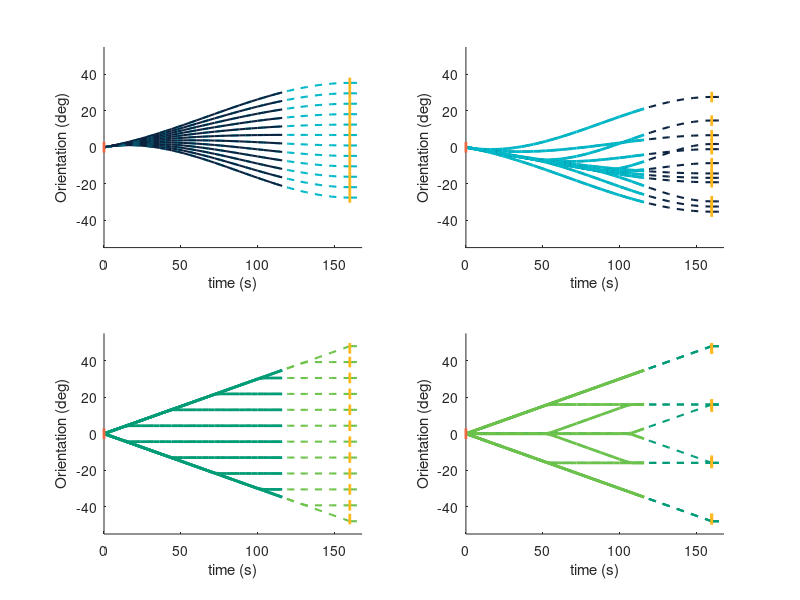

The MATLAB script that drew this image:
nHorizonSteps = 120;
nControlSteps = 40;
nUpdateSteps = 30;
nIterations = 1;
nBranches = 12;
deltaT = 4;
rl = .3;

rn = rl*nControlSteps*deltaT;
tn = linspace(0,1,nControlSteps+1);
%% Part 1 - bezier approach
%  Cubic bezier curves
%   continuous transition

% Starting conditions
gamma_d = rn/2;
gamma_0 = 0;
t_0 = 0;

% Bezier trajectory for normalised time
bc = @(t_n,g0,g1,g2,g3) ...
    (1-t_n).^3*g0 +...
    3*(1-t_n).^2 .* t_n * g1 +...
    3*(1-t_n).* t_n.^2 * g2 +...
    t_n.^3 * g3;

% Derivative of the Bezier trajectory for normalised time
bc_d = @(t_n,g0,g1,g2,g3) ...
    3*(1-t_n).^2  * (g1 - g0)  +...
    6*(1-t_n).* t_n * (g2 - g1) +...
    3*t_n.^2 * (g3 - g2);

% Translation of a opimization value [0,1] into g2
o1_to_g2 = @(o1, g1, rn) (1-o1)*(...
    1/3*( -sqrt( rn^2 + ...
    3*rn * g1)-...
    rn + 3 * g1)) + ...
    o1 * (...
    -1/3*( -sqrt( rn^2 - ...
    3*rn * g1)-...
    rn - 3 * g1));

%% Bezier curve approach with 1 dof
figure
subplot(2,2,1)
hold on



for nI = 1:nIterations
    % generate n seeds
    o1 = linspace(0,1,nBranches);

    for iO = 1:nBranches
        % calculate trajectory
        g2 = o1_to_g2(o1(iO), gamma_d/3, rn);
        tr = bc(tn,0,gamma_d/3,g2,g2) + gamma_0;

        % Plot chosen one
        plot((0:nControlSteps)*deltaT+t_0, tr,'--',"Color",...
            [0 184 200]./255, "LineWidth",1.5)
        plot((nControlSteps:nHorizonSteps)*deltaT+t_0,...
            tr(end)*ones(size(nControlSteps:nHorizonSteps)),'--',"Color",...
            [0 184 200]./255, "LineWidth",1.5)
        plot((0:nUpdateSteps-1)*deltaT+t_0, tr(1:nUpdateSteps),"Color",...
            [12 35 64]./255, "LineWidth",1.5)

        % Add line to mark end of the control horizon.
        plot([nControlSteps, nControlSteps]*deltaT + t_0,...
            [-2.9,2.9]+tr(nControlSteps),...
            "LineWidth",2,"Color",[255,184,28]./255)
    end
    
    % Add line to mark transition between two trajectories.
    plot([t_0, t_0], [-2.9,2.9]+gamma_0,...
        "LineWidth",2,"Color",[237,104,66]./255)
end
hold off
xlabel('time (s)')
ylabel('Orientation (deg)')
hold off
xlim([0,(nControlSteps+2)*deltaT])
ylim([-55,55])
clear bc bc_d g2 gamma_0 gamma_d iO nI o1_to_g2 

%% Bezier curve approach with 1 dof & time offset
% Starting conditions
gamma_d = -rn/2;
gamma_0 = 0;
t_0 = 0;

% Bezier trajectory for normalised time
bc = @(t_n,g0,g1,g2,g3) ...
    (1-t_n).^3*g0 +...
    3*(1-t_n).^2 .* t_n * g1 +...
    3*(1-t_n).* t_n.^2 * g2 +...
    t_n.^3 * g3;

% Derivative of the Bezier trajectory for normalised time
bc_d = @(t_n,g0,g1,g2,g3) ...
    3*(1-t_n).^2  * (g1 - g0)  +...
    6*(1-t_n).* t_n * (g2 - g1) +...
    3*t_n.^2 * (g3 - g2);

% Translation of a opimization value [0,1] into g2
o1_to_g2 = @(o1, g1, rn) (1-o1)*(...
    1/3*( -sqrt( rn^2 + ...
    3*rn * g1)-...
    rn + 3 * g1)) + ...
    o1 * (...
    -1/3*( -sqrt( rn^2 - ...
    3*rn * g1)-...
    rn - 3 * g1));

% Calculation of the minimum time
%t_cn = @(g_d,r_n) min(abs(g_d)/r_n,1);

% Calculation of the start time
t_sn = @(g_d,r_n,o_t) o_t * (1 - min(abs(g_d)/r_n,1));

% new rate limit, based on time window
r_nstar = @(r_n,t_cn) r_n * t_cn;

% new angle based on time window
g_dstar = @(g_dn,t_cn) g_dn * t_cn; 


%% Plot BC w 1 dof & time offset
% figure

subplot(2,2,2)
hold on

for nI = 1:nIterations
    % generate n seeds
%     o1 = rand(nBranches,1); % t_so
%     o2 = rand(nBranches,1); % g_so
    fB = factor(nBranches);
    [o1,o2] = meshgrid(linspace(0,1,fB(end)),linspace(0,1,prod(fB(1:end-1)))); % t_so% g_so

    for iO = 1:nBranches
        % Calculate start time & rescale rate limit and angle
        tsn = t_sn(gamma_d,rn,o1(iO));
        % Scale tsn such that it aligns with resolution of time steps
        tsn = tsn - mod(tsn,1/nControlSteps);
        r_ns = r_nstar(rn,1-tsn);
        g_ds = g_dstar(gamma_d,1-tsn);

        % calculate BC trajectory in control window
        g2 = o1_to_g2(o2(iO), g_ds/3, r_ns);
        tr = zeros(size(tn));
        tr(tn<tsn)  = tn(tn<tsn)*gamma_d + gamma_0;
        tr(tn>=tsn) = bc((tn(tn>=tsn)-tsn)/(1-tsn),...
            0,g_ds/3,g2,g2) + tsn*gamma_d + gamma_0;

        
        % Plot chosen one
        plot((0:nControlSteps)*deltaT+t_0, tr,'--',"Color",...
            [12 35 64]./255, "LineWidth",1.5)
        plot((nControlSteps:nHorizonSteps)*deltaT+t_0,...
            tr(end)*ones(size(nControlSteps:nHorizonSteps)),'--',"Color",...
            [12 35 64]./255, "LineWidth",1.5)
        plot((0:nUpdateSteps-1)*deltaT+t_0, tr(1:nUpdateSteps),"Color",...
            [0 184 200]./255, "LineWidth",2)

        % Add line to mark end of the control horizon.
        plot([nControlSteps, nControlSteps]*deltaT + t_0,...
            [-2.9,2.9]+tr(nControlSteps),...
            "LineWidth",2,"Color",[255,184,28]./255)

%             % Assign new starting conditions
%             gamma_0 = tr(nUpdateSteps);
%             if nUpdateSteps/nControlSteps>tsn
%                 gamma_d = bc_d((nUpdateSteps/nControlSteps-tsn)/(1-tsn),...
%                             0,g_ds/3,g2,g2)/(1-tsn);
%             end
%             %gamma_d = bc_d(tn(nUpdateSteps),0,gamma_d/3,g2,g2); % TODO fix
%             t_0 = t_0 + (nUpdateSteps-1)*deltaT;
    end
    
    % Add line to mark transition between two trajectories.
    plot([t_0, t_0], [-2.9,2.9]+gamma_0,...
        "LineWidth",2,"Color",[237,104,66]./255)
end
hold off
xlabel('time (s)')
ylabel('Orientation (deg)')
xlim([0,(nControlSteps+2)*deltaT])
ylim([-55,55])

%% Part 2 Bang bang control
% There is a bug with the starting point and the sign of the gamma0+tr
gamma_0 = 0;
t_0 = 0;

sat = @(t) min(1,max(0,t));
t_d = @(g_so) abs(2*(g_so-.5));
t_s = @(t_so,g_so) t_so*(1-t_d(g_so));
g_bb = @(t_n,t_so,g_so) sign(g_so-.5)*rn*t_d(g_so)*sat((t_n-t_s(t_so,g_so))/t_d(g_so));


%% Plot bang-bang
% figure
subplot(2,2,4)
hold on

for nI = 1:nIterations
    % generate 2xn seeds
    fB = factor(nBranches);
    [o1,o2] = meshgrid(linspace(0,1,fB(end)),linspace(0,1,prod(fB(1:end-1)))); % t_so% g_so

    for iO = 1:nBranches
        % calculate trajectory
        tr = g_bb(tn,o1(iO),o2(iO)) + gamma_0;

        % Plot chosen one
        plot((0:nControlSteps)*deltaT+t_0, tr,'--',"Color",...
            [0 155 119]./255, "LineWidth",1.5)
        plot((nControlSteps:nHorizonSteps)*deltaT+t_0,...
            tr(end)*ones(size(nControlSteps:nHorizonSteps)),'--',"Color",...
            [0 155 119]./255, "LineWidth",1.5)
        plot((0:nUpdateSteps-1)*deltaT+t_0, tr(1:nUpdateSteps),"Color",...
            [108 194 74]./255, "LineWidth",2)

        % Add line to mark end of the control horizon.
        plot([nControlSteps, nControlSteps]*deltaT + t_0,...
            [-2.9,2.9]+tr(nControlSteps),...
            "LineWidth",2,"Color",[255,184,28]./255)

        
    end
    % Add line to mark transition between two trajectories.
    plot([t_0, t_0], [-2.9,2.9]+gamma_0,...
        "LineWidth",2,"Color",[237,104,66]./255)
end

hold off
xlabel('time (s)')
ylabel('Orientation (deg)')
xlim([0,(nControlSteps+2)*deltaT])
ylim([-55,55])
%% Part 3 scheduled Bang bang control
% There is a bug with the starting point and the sign of the gamma0+tr
gamma_0 = 0;
t_0 = 0;
t_o = 0;

sat = @(t) min(1,max(0,t));
t_d = @(g_so) 2*abs((g_so-.5));
g_bb = @(t_n,g_so) sign(g_so-.5)*rn*t_d(g_so)*sat((t_n-t_o)/t_d(g_so));


%% 
% figure
subplot(2,2,3)
hold on

for nI = 1:nIterations
    o1 = linspace(0,1,nBranches); % g_so

    for iO = 1:nBranches
        % calculate trajectory
        tr = g_bb(tn,o1(iO)) + gamma_0;

        % Plot chosen one
        plot((0:nControlSteps)*deltaT+t_0, tr,'--',"Color",...
            [108 194 74]./255, "LineWidth",1.5)
        plot((nControlSteps:nHorizonSteps)*deltaT+t_0,...
            tr(end)*ones(size(nControlSteps:nHorizonSteps)),'--',"Color",...
            [108 194 74]./255, "LineWidth",1.5)
        plot((0:nUpdateSteps-1)*deltaT+t_0, tr(1:nUpdateSteps),"Color",...
            [0 155 119]./255, "LineWidth",2)

        % Add line to mark end of the control horizon.
        plot([nControlSteps, nControlSteps]*deltaT + t_0,...
            [-2.9,2.9]+tr(nControlSteps),...
            "LineWidth",2,"Color",[255,184,28]./255)
    end
    % Add line to mark transition between two trajectories.
    plot([t_0, t_0], [-2.9,2.9]+gamma_0,...
        "LineWidth",2,"Color",[237,104,66]./255)
end

hold off
xlabel('time (s)')
ylabel('Orientation (deg)')
xlim([0,(nControlSteps+2)*deltaT])
ylim([-55,55])

%exportgraphics(gcf,'sol_space_tranjectories.pdf','ContentType','vector')